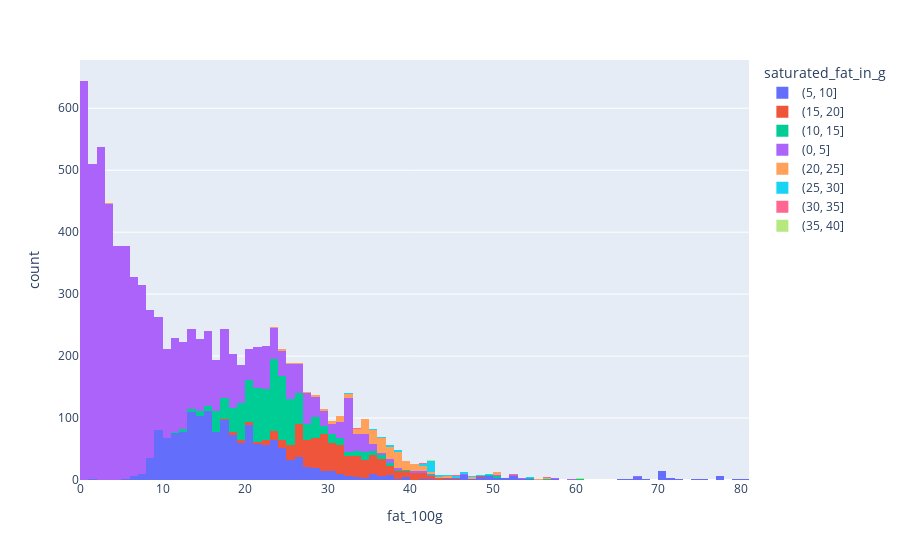

This figure's notebook cell:
### Code cell
import plotly.express as px
px.histogram(data, x="fat_100g", color="saturated_fat_in_g").update_xaxes(categoryorder="category ascending")
# data.dropna(inplace = True)

### Figure 1 — Plotly figure (JSON) as saved in the notebook; plotly's stock layout.template omitted (floating-point values rounded to 4 significant figures; data arrays with more than 128 entries replaced by an {"elided": "..."} marker saying what was removed)
{"data": [{"alignmentgroup": "True", "bingroup": "x", "hovertemplate": "saturated_fat_in_g=(5, 10]<br>fat_100g=%{x}<br>count=%{y}<extra></extra>", "legendgroup": "(5, 10]", "marker": {"color": "#636efa", "pattern": {"shape": ""}}, "name": "(5, 10]", "offsetgroup": "(5, 10]", "orientation": "v", "showlegend": true, "type": "histogram", "x": {"elided": "1589 float values"}, "xaxis": "x", "yaxis": "y"}, {"alignmentgroup": "True", "bingroup": "x", "hovertemplate": "saturated_fat_in_g=(15, 20]<br>fat_100g=%{x}<br>count=%{y}<extra></extra>", "legendgroup": "(15, 20]", "marker": {"color": "#EF553B", "pattern": {"shape": ""}}, "name": "(15, 20]", "offsetgroup": "(15, 20]", "orientation": "v", "showlegend": true, "type": "histogram", "x": {"elided": "591 float values"}, "xaxis": "x", "yaxis": "y"}, {"alignmentgroup": "True", "bingroup": "x", "hovertemplate": "saturated_fat_in_g=(10, 15]<br>fat_100g=%{x}<br>count=%{y}<extra></extra>", "legendgroup": "(10, 15]", "marker": {"color": "#00cc96", "pattern": {"shape": ""}}, "name": "(10, 15]", "offsetgroup": "(10, 15]", "orientation": "v", "showlegend": true, "type": "histogram", "x": {"elided": "936 float values"}, "xaxis": "x", "yaxis": "y"}, {"alignmentgroup": "True", "bingroup": "x", "hovertemplate": "saturated_fat_in_g=(0, 5]<br>fat_100g=%{x}<br>count=%{y}<extra></extra>", "legendgroup": "(0, 5]", "marker": {"color": "#ab63fa", "pattern": {"shape": ""}}, "name": "(0, 5]", "offsetgroup": "(0, 5]", "orientation": "v", "showlegend": true, "type": "histogram", "x": {"elided": "5809 float values"}, "xaxis": "x", "yaxis": "y"}, {"alignmentgroup": "True", "bingroup": "x", "hovertemplate": "saturated_fat_in_g=(20, 25]<br>fat_100g=%{x}<br>count=%{y}<extra></extra>", "legendgroup": "(20, 25]", "marker": {"color": "#FFA15A", "pattern": {"shape": ""}}, "name": "(20, 25]", "offsetgroup": "(20, 25]", "orientation": "v", "showlegend": true, "type": "histogram", "x": {"elided": "213 float values"}, "xaxis": "x", "yaxis": "y"}, {"alignmentgroup": "True", "bingroup": "x", "hovertemplate": "saturated_fat_in_g=(25, 30]<br>fat_100g=%{x}<br>count=%{y}<extra></extra>", "legendgroup": "(25, 30]", "marker": {"color": "#19d3f3", "pattern": {"shape": ""}}, "name": "(25, 30]", "offsetgroup": "(25, 30]", "orientation": "v", "showlegend": true, "type": "histogram", "x": [45, 42.5, 38.2, 37.3, 42, 42, 33, 37, 35.8, 54, 47, 41, 42, 36.4, 38, 43, 42, 42, 42, 42, 44, 42, 43, 42.5, 32, 46, 36, 37, 41.5, 42.5, 42.2, 46.3, 42, 41, 42, 36, 45, 48, 41.5, 46.5, 47, 42, 29, 44, 43, 49, 42, 42.8], "xaxis": "x", "yaxis": "y"}, {"alignmentgroup": "True", "bingroup": "x", "hovertemplate": "saturated_fat_in_g=(30, 35]<br>fat_100g=%{x}<br>count=%{y}<extra></extra>", "legendgroup": "(30, 35]", "marker": {"color": "#FF6692", "pattern": {"shape": ""}}, "name": "(30, 35]", "offsetgroup": "(30, 35]", "orientation": "v", "showlegend": true, "type": "histogram", "x": [45.5, 57, 42, 41, 55, 52, 45, 33.4, 49, 56, 56], "xaxis": "x", "yaxis": "y"}, {"alignmentgroup": "True", "bingroup": "x", "hovertemplate": "saturated_fat_in_g=(35, 40]<br>fat_100g=%{x}<br>count=%{y}<extra></extra>", "legendgroup": "(35, 40]", "marker": {"color": "#B6E880", "pattern": {"shape": ""}}, "name": "(35, 40]", "offsetgroup": "(35, 40]", "orientation": "v", "showlegend": true, "type": "histogram", "x": [42, 60], "xaxis": "x", "yaxis": "y"}], "layout": {"barmode": "relative", "legend": {"title": {"text": "saturated_fat_in_g"}, "tracegroupgap": 0}, "margin": {"t": 60}, "xaxis": {"anchor": "y", "categoryorder": "category ascending", "domain": [0, 1], "title": {"text": "fat_100g"}}, "yaxis": {"anchor": "x", "domain": [0, 1], "title": {"text": "count"}}}}
